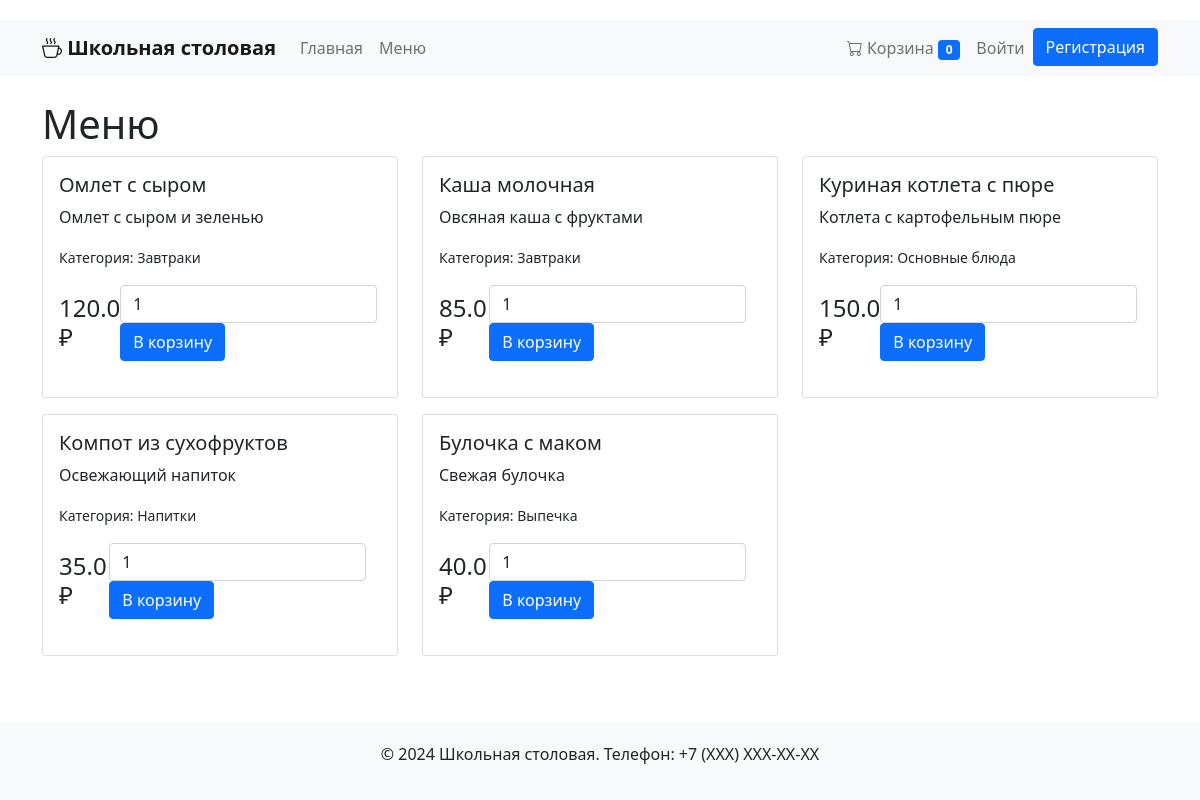
The page /menu on the database its author committed.
### app.py (models this page shows)
class MenuItem(db.Model):
    id = db.Column(db.Integer, primary_key=True)
    name = db.Column(db.String(100), nullable=False)
    description = db.Column(db.String(300))
    price = db.Column(db.Float, nullable=False)
    category_id = db.Column(db.Integer, db.ForeignKey('category.id'))
    category = db.relationship('Category', backref=db.backref('items', lazy=True))
    available = db.Column(db.Boolean, default=True)

class Category(db.Model):
    id = db.Column(db.Integer, primary_key=True)
    name = db.Column(db.String(100), nullable=False)
    description = db.Column(db.String(200))

### app.py (the view)
@app.route('/menu')
def menu():
    categories = Category.query.all()
    items = MenuItem.query.filter_by(available=True).all()
    return render_template('menu.html', items=items, categories=categories)

### templates/menu.html (shortened to what this page needs)
{% extends "base.html" %}
{% block content %}
<h1>Меню</h1>
<div class="row">
    {% for item in items %}
    <div class="col-md-4 mb-3">
        <div class="card h-100">
            <div class="card-body">
                <h5 class="card-title">{{ item.name }}</h5>
                <p class="card-text">{{ item.description }}</p>
                <p class="card-text"><small>Категория: {{ item.category.name }}</small></p>
                <div class="d-flex justify-content-between align-items-center">
                    <span class="h4 mb-0">{{ item.price }} ₽</span>
                    <form method="post" action="/add_to_cart" class="d-inline">
                        <input type="number" name="quantity" value="1" min="1" class="form-control d-inline w-auto">
                        <button type="submit" class="btn btn-primary">В корзину</button>
                    </form>
                </div>
            </div>
        </div>
    </div>
    {% endfor %}
</div>
{% endblock %}

### templates/base.html (style rules this page uses)
body { padding-top: 20px; }
.card { margin-bottom: 20px; }

### rows shown on the page
MenuItem: name "Омлет с сыром", description "Омлет с сыром и зеленью", category.name "Завтраки", price "120.0"
MenuItem: name "Каша молочная", description "Овсяная каша с фруктами", category.name "Завтраки", price "85.0"
MenuItem: name "Куриная котлета с пюре", description "Котлета с картофельным пюре", category.name "Основные блюда", price "150.0"
MenuItem: name "Компот из сухофруктов", description "Освежающий напиток", category.name "Напитки", price "35.0"
MenuItem: name "Булочка с маком", description "Свежая булочка", category.name "Выпечка", price "40.0"
